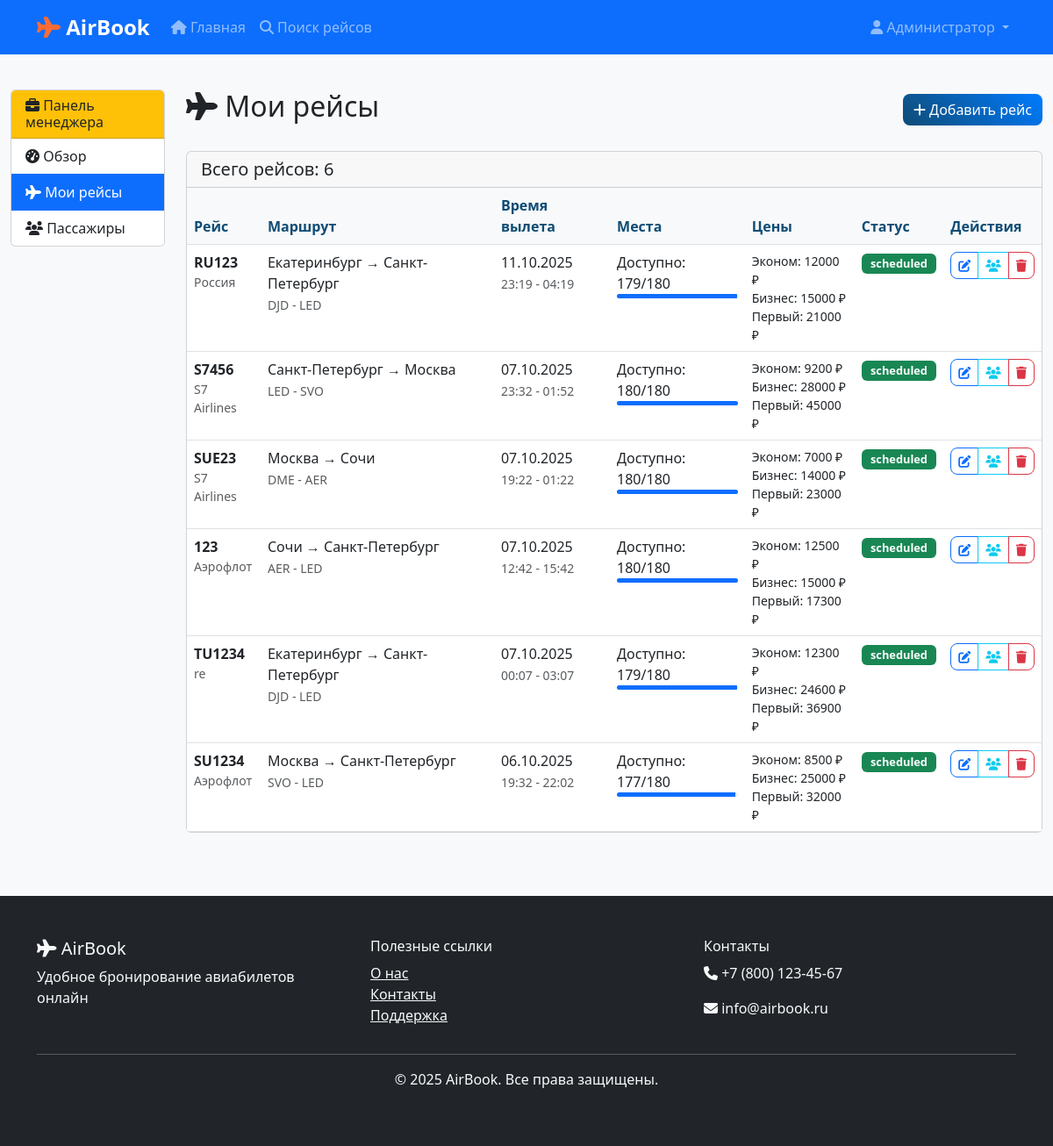
Page /manager/flights (signed in) on the committed database.
### models.py (models this page shows, shortened)
class User(UserMixin, db.Model):
    id = db.Column(db.Integer, primary_key=True)
    username = db.Column(db.String(80), unique=True, nullable=False)
    email = db.Column(db.String(120), unique=True, nullable=False)
    password_hash = db.Column(db.String(128))
    role = db.Column(db.String(20), default='user')  # user, manager, admin
    first_name = db.Column(db.String(50))
    last_name = db.Column(db.String(50))
    phone = db.Column(db.String(20))
    company_id = db.Column(db.Integer, db.ForeignKey('airline.id'), nullable=True)  # Для менеджеров
    created_at = db.Column(db.DateTime, default=datetime.utcnow)
    is_active = db.Column(db.Boolean, default=True, nullable=False)  # Статус активности
    bookings = db.relationship('Booking', backref='user', lazy=True)
    company = db.relationship('Airline', backref='managers', lazy=True)
    def is_admin(self):
        return self.role == 'admin'
    def is_manager(self):
        return self.role == 'manager'

class Flight(db.Model):
    id = db.Column(db.Integer, primary_key=True)
    flight_number = db.Column(db.String(10), nullable=False)
    departure_airport_id = db.Column(db.Integer, db.ForeignKey('airport.id'), nullable=False)
    arrival_airport_id = db.Column(db.Integer, db.ForeignKey('airport.id'), nullable=False)
    airline_id = db.Column(db.Integer, db.ForeignKey('airline.id'), nullable=False)
    departure_time = db.Column(db.DateTime, nullable=False)
    arrival_time = db.Column(db.DateTime, nullable=False)
    aircraft_type = db.Column(db.String(50))
    total_seats = db.Column(db.Integer, default=180)
    available_seats = db.Column(db.Integer, default=180)
    economy_price = db.Column(db.Float, nullable=False)
    business_price = db.Column(db.Float)
    first_class_price = db.Column(db.Float)
    status = db.Column(db.String(20), default='scheduled')  # scheduled, delayed, cancelled, boarding, departed
    created_at = db.Column(db.DateTime, default=datetime.utcnow)
    bookings = db.relationship('Booking', backref='flight', lazy=True)

class Airline(db.Model):
    id = db.Column(db.Integer, primary_key=True)
    code = db.Column(db.String(3), unique=True, nullable=False)  # IATA код авиакомпании
    name = db.Column(db.String(100), nullable=False)
    country = db.Column(db.String(50), nullable=False)  # Страна авиакомпании
    flights = db.relationship('Flight', backref='airline', lazy=True)

class Airport(db.Model):
    id = db.Column(db.Integer, primary_key=True)
    code = db.Column(db.String(3), unique=True, nullable=False)  # IATA код
    name = db.Column(db.String(100), nullable=False)
    city = db.Column(db.String(50), nullable=False)
    country = db.Column(db.String(50), nullable=False)
    departure_flights = db.relationship('Flight', foreign_keys='Flight.departure_airport_id', backref='departure_airport', lazy=True)
    arrival_flights = db.relationship('Flight', foreign_keys='Flight.arrival_airport_id', backref='arrival_airport', lazy=True)

### app.py (the view)
    @app.route('/manager/flights')
    @login_required
    def manager_flights():
        if not (current_user.is_admin() or current_user.is_manager()):
            flash('У вас нет прав менеджера.', 'error')
            return redirect(url_for('index'))
        if current_user.is_admin():
            flights = Flight.query.order_by(Flight.departure_time.desc()).all()
        else:
            if not current_user.company_id:
                flash('У вас не назначена авиакомпания.', 'error')
                return redirect(url_for('manager_dashboard'))
            flights = Flight.query.filter_by(airline_id=current_user.company_id).order_by(Flight.departure_time.desc()).all()
        return render_template('manager/flights.html', flights=flights)

### templates/manager/flights.html (shortened to what this page needs)
{% extends "manager/base.html" %}
{% block manager_content %}
            <div class="d-flex justify-content-between align-items-center mb-4">
                <h2><i class="fas fa-plane"></i> Мои рейсы</h2>
                <a href="{{ url_for('manager_add_flight') }}" class="btn btn-primary">
                    <i class="fas fa-plus"></i> Добавить рейс
                </a>
            </div>
            {% if flights %}
                <div class="card">
                    <div class="card-header">
                        <h5 class="mb-0">Всего рейсов: {{ flights|length }}</h5>
                    </div>
                    <div class="card-body p-0">
                        <div class="table-responsive">
                            <table class="table table-hover mb-0">
                                <thead class="table-light">
                                    <tr>
                                        <th>Рейс</th>
                                        <th>Маршрут</th>
                                        <th>Время вылета</th>
                                        <th>Места</th>
                                        <th>Цены</th>
                                        <th>Статус</th>
                                        <th>Действия</th>
                                    </tr>
                                </thead>
                                <tbody>
                                    {% for flight in flights %}
                                    <tr>
                                        <td>
                                            <strong>{{ flight.flight_number }}</strong>
                                            <div class="small text-muted">{{ flight.airline.name }}</div>
                                        </td>
                                        <td>
                                            <div>{{ flight.departure_airport.city }} → {{ flight.arrival_airport.city }}</div>
                                            <small class="text-muted">{{ flight.departure_airport.code }} - {{ flight.arrival_airport.code }}</small>
                                        </td>
                                        <td>
                                            <div>{{ flight.departure_time.strftime('%d.%m.%Y') }}</div>
                                            <small class="text-muted">{{ flight.departure_time.strftime('%H:%M') }} - {{ flight.arrival_time.strftime('%H:%M') }}</small>
                                        </td>
                                        <td>
                                            <div>Доступно: {{ flight.available_seats }}/{{ flight.total_seats }}</div>
                                            <div class="progress" style="height: 5px;">
                                                <div class="progress-bar" style="width: {{ (flight.available_seats / flight.total_seats * 100) if flight.total_seats > 0 else 0 }}%"></div>
                                            </div>
                                        </td>
                                        <td>
                                            <div class="small">
                                                <div>Эконом: {{ "%.0f"|format(flight.economy_price) }} ₽</div>
                                                {% if flight.business_price %}
                                                <div>Бизнес: {{ "%.0f"|format(flight.business_price) }} ₽</div>
                                                {% endif %}
                                                {% if flight.first_class_price %}
                                                <div>Первый: {{ "%.0f"|format(flight.first_class_price) }} ₽</div>
                                                {% endif %}
                                            </div>
                                        </td>
                                        <td>
                                            <span class="badge bg-{{ 'success' if flight.status == 'scheduled' else 'warning' if flight.status == 'delayed' else 'danger' }}">
                                                {{ flight.status }}
                                            </span>
                                        </td>
                                        <td>
                                            <div class="btn-group btn-group-sm">
                                                <a href="{{ url_for('manager_edit_flight', flight_id=flight.id) }}"
                                                   class="btn btn-outline-primary" title="Редактировать">
                                                    <i class="fas fa-edit"></i>
                                                </a>
                                                <button class="btn btn-outline-info"
                                                        onclick="viewPassengers({{ flight.id }})"
                                                        title="Пассажиры">
                                                    <i class="fas fa-users"></i>
                                                </button>
                                                <button class="btn btn-outline-danger"
                                                        onclick="deleteFlight({{ flight.id }}, '{{ flight.flight_number }}')"
                                                        title="Удалить">
                                                    <i class="fas fa-trash"></i>
                                                </button>
                                            </div>
                                        </td>
                                    </tr>
                                    {% endfor %}
                                </tbody>
                            </table>
                        </div>
                    </div>
                </div>
            {% endif %}
{% endblock %}

### templates/base.html (shortened to what this page needs)
<!DOCTYPE html>
<html lang="ru">
<head>
    <link href="https://cdn.jsdelivr.net/npm/bootstrap@5.3.0/dist/css/bootstrap.min.css" rel="stylesheet">
    <link rel="stylesheet" href="https://cdnjs.cloudflare.com/ajax/libs/font-awesome/6.4.0/css/all.min.css">
    <link rel="stylesheet" href="{{ url_for('static', filename='css/style.css') }}">
</head>
<body>
    <nav class="navbar navbar-expand-lg navbar-dark bg-primary">
        <div class="container">
            <a class="navbar-brand" href="{{ url_for('index') }}">
                <i class="fas fa-plane"></i> AirBook
            </a>
            <div class="collapse navbar-collapse" id="navbarNav">
                <ul class="navbar-nav me-auto">
                    <li class="nav-item">
                        <a class="nav-link" href="{{ url_for('index') }}">
                            <i class="fas fa-home"></i> Главная
                        </a>
                    </li>
                    <li class="nav-item">
                        <a class="nav-link" href="{{ url_for('search_flights') }}">
                            <i class="fas fa-search"></i> Поиск рейсов
                        </a>
                    </li>
                </ul>
                <ul class="navbar-nav">
                    {% if current_user.is_authenticated %}
                        <li class="nav-item dropdown">
                            <a class="nav-link dropdown-toggle" href="#" id="navbarDropdown" role="button" data-bs-toggle="dropdown">
                                <i class="fas fa-user"></i> {{ current_user.first_name }}
                            </a>
                        </li>
                    {% endif %}
                </ul>
            </div>
        </div>
    </nav>
    <main>
        {% block content %}{% endblock %}
    </main>
    <footer class="bg-dark text-light py-5 mt-5">
        <div class="container">
            <div class="row">
                <div class="col-md-4">
                    <h5><i class="fas fa-plane"></i> AirBook</h5>
                    <p>Удобное бронирование авиабилетов онлайн</p>
                </div>
                <div class="col-md-4">
                    <h6>Полезные ссылки</h6>
                    <ul class="list-unstyled">
                        <li><a href="#" class="text-light">О нас</a></li>
                        <li><a href="#" class="text-light">Контакты</a></li>
                        <li><a href="#" class="text-light">Поддержка</a></li>
                    </ul>
                </div>
                <div class="col-md-4">
                    <h6>Контакты</h6>
                    <p><i class="fas fa-phone"></i> +7 (800) 123-45-67</p>
                    <p><i class="fas fa-envelope"></i> info@airbook.ru</p>
                </div>
            </div>
            <hr>
            <div class="text-center">
                <p>&copy; 2025 AirBook. Все права защищены.</p>
            </div>
        </div>
    </footer>
</body>
</html>

### static/css/style.css (style rules this page uses)
:root { --primary-color: #007bff; --secondary-color: #6c757d; --success-color: #28a745; --warning-color: #ffc107; --danger-color: #dc3545; --info-color: #17a2b8; --light-color: #f8f9fa; --dark-color: #343a40; --aviasales-blue: #0f4c75; --aviasales-orange: #ff6b35; --aviasales-green: #00c851; --aviasales-gray: #f5f5f5; }
body { font-family: 'Segoe UI', Tahoma, Geneva, Verdana, sans-serif; background-color: #f8f9fa; }
.btn { border-radius: 8px; font-weight: 500; transition: all 0.3s ease; }
.btn-primary { background: linear-gradient(45deg, var(--aviasales-blue), var(--primary-color)); border: none; }
.navbar-brand { font-weight: bold; font-size: 1.5rem; }
.navbar-brand i { color: var(--aviasales-orange); }
footer { margin-top: auto; }
.table th { border-top: none; font-weight: 600; color: var(--aviasales-blue); }
.badge { font-size: 0.8rem; padding: 0.4em 0.8em; }

### rows in the picture
User: first_name "Администратор"
Flight: flight_number "RU123", airline.name "Россия", departure_airport.city "Екатеринбург", arrival_airport.city "Санкт-Петербург", departure_airport.code "DJD", arrival_airport.code "LED", departure_time "11.10.2025", departure_time "23:19", arrival_time "04:19", available_seats "179", total_seats "180", economy_price "12000", business_price "15000", first_class_price "21000", status "scheduled"
Flight: flight_number "S7456", airline.name "S7 Airlines", departure_airport.city "Санкт-Петербург", arrival_airport.city "Москва", departure_airport.code "LED", arrival_airport.code "SVO", departure_time "07.10.2025", departure_time "23:32", arrival_time "01:52", available_seats "180", total_seats "180", economy_price "9200", business_price "28000", first_class_price "45000", status "scheduled"
Flight: flight_number "SUE23", airline.name "S7 Airlines", departure_airport.city "Москва", arrival_airport.city "Сочи", departure_airport.code "DME", arrival_airport.code "AER", departure_time "07.10.2025", departure_time "19:22", arrival_time "01:22", available_seats "180", total_seats "180", economy_price "7000", business_price "14000", first_class_price "23000", status "scheduled"
Flight: flight_number "123", airline.name "Аэрофлот", departure_airport.city "Сочи", arrival_airport.city "Санкт-Петербург", departure_airport.code "AER", arrival_airport.code "LED", departure_time "07.10.2025", departure_time "12:42", arrival_time "15:42", available_seats "180", total_seats "180", economy_price "12500", business_price "15000", first_class_price "17300", status "scheduled"
Flight: flight_number "TU1234", airline.name "re", departure_airport.city "Екатеринбург", arrival_airport.city "Санкт-Петербург", departure_airport.code "DJD", arrival_airport.code "LED", departure_time "07.10.2025", departure_time "00:07", arrival_time "03:07", available_seats "179", total_seats "180", economy_price "12300", business_price "24600", first_class_price "36900", status "scheduled"
Flight: flight_number "SU1234", airline.name "Аэрофлот", departure_airport.city "Москва", arrival_airport.city "Санкт-Петербург", departure_airport.code "SVO", arrival_airport.code "LED", departure_time "06.10.2025", departure_time "19:32", arrival_time "22:02", available_seats "177", total_seats "180", economy_price "8500", business_price "25000", first_class_price "32000", status "scheduled"

### other values in the picture
{{ flights|length }} "6"
